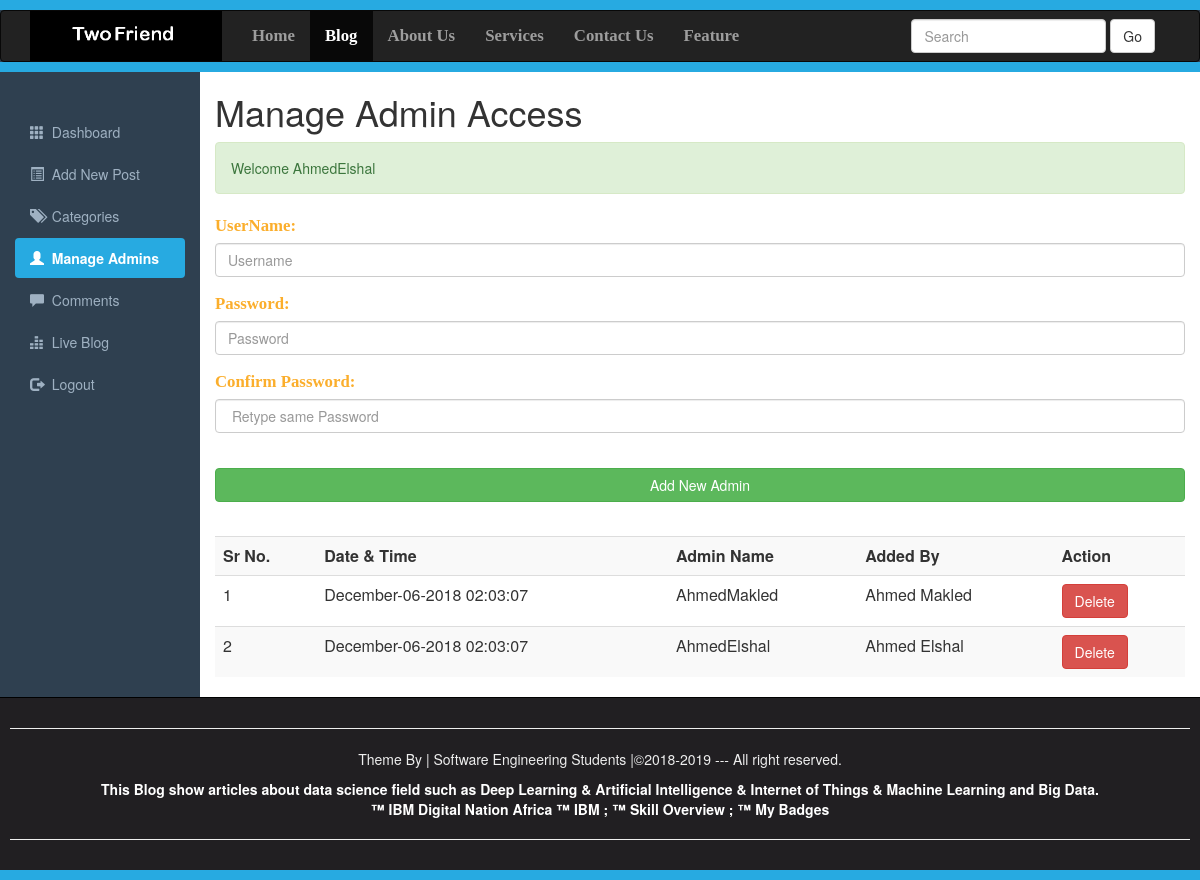
The page /Admins.php (signed in) on the database its author committed.
### tables this page shows
CREATE TABLE IF NOT EXISTS `registration` (
`id` int(10) NOT NULL,
  `datetime` varchar(50) NOT NULL,
  `username` varchar(200) NOT NULL,
  `password` varchar(200) NOT NULL,
  `addedby` varchar(200) NOT NULL
);

### Admins.php (the view, shortened to what this page needs)
<?php require_once("Include/Sessions.php"); ?>
<!DOCTYPE>
<html>
	<head>
                <link rel="stylesheet" href="css/bootstrap.min.css">
		<link rel="stylesheet" href="css/adminstyles.css">
	</head>
	<body>
		<div style="height: 10px; background: #27aae1;"></div>
<nav class="navbar navbar-inverse" role="navigation">
	<div class="container">
		<div class="navbar-header">
	<a class="navbar-brand" href="Blog.php">
	   <img style="margin-top: -15px;" src="images/1.PNG" width=192;height=30;>
	</a>
		</div>
		<div class="collapse navbar-collapse" id="collapse">
		<ul class="nav navbar-nav">
			<li><a href="#">Home</a></li>
			<li class="active"><a href="Blog.php" target="_blank">Blog</a></li>
			<li><a href="#">About Us</a></li>
			<li><a href="#">Services</a></li>
			<li><a href="#">Contact Us</a></li>
			<li><a href="#">Feature</a></li>
		</ul>
		<form action="Blog.php" class="navbar-form navbar-right">
		<div class="form-group">
		<input type="text" class="form-control" placeholder="Search" name="Search" >
		</div>
	         <button class="btn btn-default" name="SearchButton">Go</button>
		</form>
		</div>
	</div>
</nav>
<div class="Line" style="height: 10px; background: #27aae1;"></div>
<div class="container-fluid">
<div class="row">
	<div class="col-sm-2">
	<br><br>
	<ul id="Side_Menu" class="nav nav-pills nav-stacked">
	<li ><a href="Dashboard.php">
	<span class="glyphicon glyphicon-th"></span>
	&nbsp;Dashboard</a></li>
	<li><a href="AddNewPost.php">
	<span class="glyphicon glyphicon-list-alt"></span>
	&nbsp;Add New Post</a></li>
	<li><a href="Categories.php">
	<span class="glyphicon glyphicon-tags"></span>
	&nbsp;Categories</a></li>
	<li class="active"><a href="Admins.php">
	<span class="glyphicon glyphicon-user"></span>
	&nbsp;Manage Admins</a></li>
	<li><a href="Comments.php">
	<span class="glyphicon glyphicon-comment"></span>
	&nbsp;Comments</a></li>
	<li><a href="Blog.php?Page=1" target="_Blank">
	<span class="glyphicon glyphicon-equalizer"></span>
	&nbsp;Live Blog</a></li>
	<li><a href="Logout.php">
	<span class="glyphicon glyphicon-log-out"></span>
	&nbsp;Logout</a></li>
	</ul>
	</div>
	<div class="col-sm-10">
	<h1>Manage Admin Access</h1>
	<?php echo Message();
	      echo SuccessMessage();
	?>
<div>
<form action="Admins.php" method="post">
	<fieldset>
	<div class="form-group">
	<label for="Username"><span class="FieldInfo">UserName:</span></label>
	<input class="form-control" type="text" name="Username" id="Username" placeholder="Username">
	</div>
	<div class="form-group">
	<label for="Password"><span class="FieldInfo">Password:</span></label>
	<input class="form-control" type="Password" name="Password" id="Password" placeholder="Password">
	</div>
	<div class="form-group">
	<label for="ConfirmPassword"><span class="FieldInfo">Confirm Password:</span></label>
	<input class="form-control" type="Password" name="ConfirmPassword" id="ConfirmPassword" placeholder=" Retype same Password">
	</div>
	<br>
<input class="btn btn-success btn-block" type="Submit" name="Submit" value="Add New Admin">
	</fieldset>
	<br>
</form>
</div>
<div class="table-responsive">
	<table class="table table-striped table-hover">
	<tr>
		<th>Sr No.</th>
		<th>Date & Time</th>
		<th>Admin Name</th>
		<th>Added By</th>
		<th>Action</th>
	</tr>
<?php
$ViewQuery="SELECT * FROM registration ORDER BY id desc";
$Execute=mysql_query($ViewQuery);
$SrNo=0;
while($DataRows=mysql_fetch_array($Execute)){
	$Id=$DataRows["id"];
	$DateTime=$DataRows["datetime"];
	$Username=$DataRows["username"];
	$Admin=$DataRows["addedby"];
	$SrNo++;
?>
<tr>
	<td><?php echo $SrNo; ?></td>
	<td><?php echo $DateTime; ?></td>
	<td><?php echo $Username; ?></td>
	<td><?php echo $Admin; ?></td>
	<td><a href="DeleteAdmin.php?id=<?php echo $Id;?>">
	<span class="btn btn-danger">Delete</span></a></td>
</tr>
	<?php } ?>
	</table>
</div>
	</div>
</div>
</div>
<div id="Footer">
<hr><p>Theme By | Software Engineering Students |&copy;2018-2019 --- All right reserved.
</p>
<a style="color: white; text-decoration: none; cursor: pointer; font-weight:bold;" href="https://developer.ibm.com/africa/skills/artificial-intelligence/" target="_blank">
<p>
This Blog show articles about data science field such as Deep Learning & Artificial Intelligence & Internet of Things & Machine Learning and Big Data. <br>&trade; IBM Digital Nation Africa &trade;  IBM ; &trade; Skill Overview
 ; &trade; My Badges</p><hr>
</a>
</div>
<div style="height: 10px; background: #27AAE1;"></div>
	</body>
</html>

### css/adminstyles.css (style rules this page uses)
.navbar-nav li { font-weight: bold; font-family: Bitter,Georgia,Times,"Times New Roman",serif; font-size: 1.2em; }
.Line { margin-top: -20px; }
body { background-color: #2f4050; }
.col-sm-10 { background-color: #ffffff; }
#Side_Menu a { color: #9fb1c2; }
#Side_Menu .active a { color: #ffffff; background-color: #27AAE1; font-weight: bold; }
#Footer { padding:10px; border-top: 1px solid black; color:#eeeeee; background-color: #211f22; text-align: center; }
.FieldInfo { color: rgb(251, 174, 44); font-family: Bitter,Georgia,"Times New Roman",Times,serif; font-size: 1.2em; }

### Admins.php (style rules this page uses)
.FieldInfo { color: rgb(251, 174, 44); font-family: Bitter,Georgia,"Times New Roman",Times,serif; font-size: 1.2em; }

### rows shown on the page
registration: datetime "December-06-2018 02:03:07", username "AhmedMakled", addedby "Ahmed Makled"
registration: datetime "December-06-2018 02:03:07", username "AhmedElshal", addedby "Ahmed Elshal"

### other values the page prints
SuccessMessage() "Welcome AhmedElshal"
